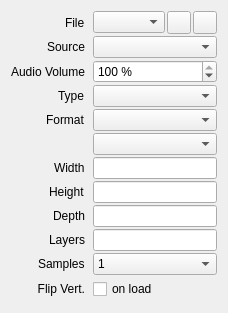
<?xml version="1.0" encoding="UTF-8"?>
<ui version="4.0">
 <class>TextureProperties</class>
 <widget class="QWidget" name="TextureProperties">
  <property name="geometry">
   <rect>
    <x>0</x>
    <y>0</y>
    <width>215</width>
    <height>313</height>
   </rect>
  </property>
  <layout class="QVBoxLayout" name="verticalLayout">
   <item>
    <layout class="QFormLayout" name="formLayout">
     <property name="labelAlignment">
      <set>Qt::AlignmentFlag::AlignRight|Qt::AlignmentFlag::AlignTrailing|Qt::AlignmentFlag::AlignVCenter</set>
     </property>
     <property name="horizontalSpacing">
      <number>8</number>
     </property>
     <property name="verticalSpacing">
      <number>2</number>
     </property>
     <item row="0" column="0">
      <widget class="QLabel" name="labelFile">
       <property name="text">
        <string>File</string>
       </property>
      </widget>
     </item>
     <item row="0" column="1">
      <widget class="QWidget" name="widgetFile" native="true">
       <layout class="QHBoxLayout" name="horizontalLayout_7">
        <property name="spacing">
         <number>2</number>
        </property>
        <property name="leftMargin">
         <number>0</number>
        </property>
        <property name="topMargin">
         <number>0</number>
        </property>
        <property name="rightMargin">
         <number>0</number>
        </property>
        <property name="bottomMargin">
         <number>0</number>
        </property>
        <item>
         <widget class="ReferenceComboBox" name="file"/>
        </item>
        <item>
         <widget class="QToolButton" name="fileNew">
          <property name="toolTip">
           <string>Save As</string>
          </property>
          <property name="icon">
           <iconset theme="document-save-as"/>
          </property>
          <property name="iconSize">
           <size>
            <width>16</width>
            <height>16</height>
           </size>
          </property>
         </widget>
        </item>
        <item>
         <widget class="QToolButton" name="fileBrowse">
          <property name="toolTip">
           <string>Browse</string>
          </property>
          <property name="icon">
           <iconset theme="document-open"/>
          </property>
          <property name="iconSize">
           <size>
            <width>16</width>
            <height>16</height>
           </size>
          </property>
         </widget>
        </item>
       </layout>
      </widget>
     </item>
     <item row="1" column="0">
      <widget class="QLabel" name="labelSourceType">
       <property name="text">
        <string>Source</string>
       </property>
      </widget>
     </item>
     <item row="1" column="1">
      <widget class="DataComboBox" name="sourceType"/>
     </item>
     <item row="2" column="0">
      <widget class="QLabel" name="labelAudioVolume">
       <property name="text">
        <string>Audio Volume</string>
       </property>
       <property name="buddy">
        <cstring>audioVolume</cstring>
       </property>
      </widget>
     </item>
     <item row="2" column="1">
      <widget class="QSpinBox" name="audioVolume">
       <property name="suffix">
        <string> %</string>
       </property>
       <property name="maximum">
        <number>100</number>
       </property>
       <property name="singleStep">
        <number>5</number>
       </property>
       <property name="value">
        <number>100</number>
       </property>
      </widget>
     </item>
     <item row="3" column="0">
      <widget class="QLabel" name="labelTarget">
       <property name="sizePolicy">
        <sizepolicy hsizetype="Maximum" vsizetype="Preferred">
         <horstretch>0</horstretch>
         <verstretch>0</verstretch>
        </sizepolicy>
       </property>
       <property name="text">
        <string>Type</string>
       </property>
      </widget>
     </item>
     <item row="3" column="1">
      <widget class="DataComboBox" name="target"/>
     </item>
     <item row="4" column="0">
      <widget class="QLabel" name="labelFormat">
       <property name="text">
        <string>Format</string>
       </property>
      </widget>
     </item>
     <item row="4" column="1">
      <widget class="DataComboBox" name="formatType"/>
     </item>
     <item row="5" column="1">
      <widget class="DataComboBox" name="formatData"/>
     </item>
     <item row="6" column="0">
      <widget class="QLabel" name="labelWidth">
       <property name="text">
        <string>Width</string>
       </property>
      </widget>
     </item>
     <item row="6" column="1">
      <widget class="ExpressionLineEdit" name="width"/>
     </item>
     <item row="7" column="0">
      <widget class="QLabel" name="labelHeight">
       <property name="text">
        <string>Height</string>
       </property>
      </widget>
     </item>
     <item row="7" column="1">
      <widget class="ExpressionLineEdit" name="height"/>
     </item>
     <item row="8" column="0">
      <widget class="QLabel" name="labelDepth">
       <property name="text">
        <string>Depth</string>
       </property>
      </widget>
     </item>
     <item row="8" column="1">
      <widget class="ExpressionLineEdit" name="depth"/>
     </item>
     <item row="9" column="0">
      <widget class="QLabel" name="labelLayers">
       <property name="text">
        <string>Layers</string>
       </property>
      </widget>
     </item>
     <item row="9" column="1">
      <widget class="ExpressionLineEdit" name="layers"/>
     </item>
     <item row="10" column="0">
      <widget class="QLabel" name="labelSamples">
       <property name="text">
        <string>Samples</string>
       </property>
      </widget>
     </item>
     <item row="10" column="1">
      <widget class="QComboBox" name="samples">
       <item>
        <property name="text">
         <string>1</string>
        </property>
       </item>
       <item>
        <property name="text">
         <string>2</string>
        </property>
       </item>
       <item>
        <property name="text">
         <string>4</string>
        </property>
       </item>
       <item>
        <property name="text">
         <string>8</string>
        </property>
       </item>
       <item>
        <property name="text">
         <string>16</string>
        </property>
       </item>
       <item>
        <property name="text">
         <string>32</string>
        </property>
       </item>
       <item>
        <property name="text">
         <string>64</string>
        </property>
       </item>
      </widget>
     </item>
     <item row="11" column="0">
      <widget class="QLabel" name="labelFlipVertically">
       <property name="text">
        <string>Flip Vert.</string>
       </property>
       <property name="alignment">
        <set>Qt::AlignmentFlag::AlignRight|Qt::AlignmentFlag::AlignTrailing|Qt::AlignmentFlag::AlignVCenter</set>
       </property>
       <property name="buddy">
        <cstring>flipVertically</cstring>
       </property>
      </widget>
     </item>
     <item row="11" column="1">
      <widget class="QCheckBox" name="flipVertically">
       <property name="minimumSize">
        <size>
         <width>0</width>
         <height>24</height>
        </size>
       </property>
       <property name="text">
        <string>on load</string>
       </property>
      </widget>
     </item>
    </layout>
   </item>
  </layout>
 </widget>
 <customwidgets>
  <customwidget>
   <class>DataComboBox</class>
   <extends>QComboBox</extends>
   <header>widgets//DataComboBox.h</header>
  </customwidget>
  <customwidget>
   <class>ReferenceComboBox</class>
   <extends>QComboBox</extends>
   <header>widgets//ReferenceComboBox.h</header>
  </customwidget>
  <customwidget>
   <class>ExpressionLineEdit</class>
   <extends>QLineEdit</extends>
   <header>widgets//ExpressionLineEdit.h</header>
  </customwidget>
 </customwidgets>
 <resources/>
 <connections/>
</ui>
